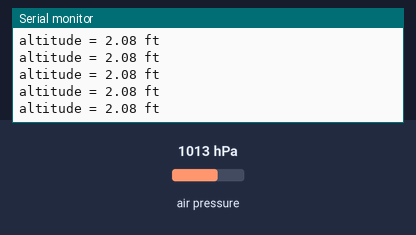
Simulated run of this sketch. Board: Arduino Uno, built with avr-gcc and run on an emulated ATmega328P. On the bench: the last lines printed to the serial monitor. Inputs (shaded band) come from the test bench; at power-on: air pressure 1013 hPa.

Above: at 1.2 s.
1.3 s: air pressure set to 952 hPa
At 1.69 s:
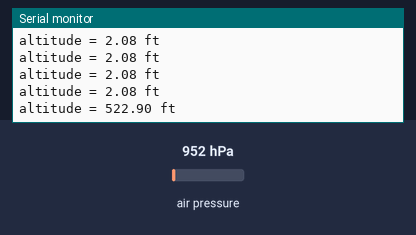
2.8 s: air pressure set to 975 hPa
At 2.94 s:
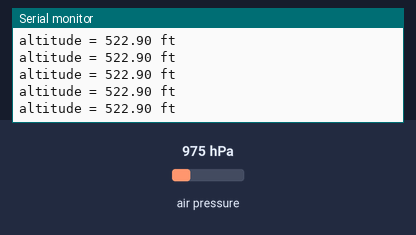
4.3 s: air pressure set to 1048 hPa
At 4.45 s:
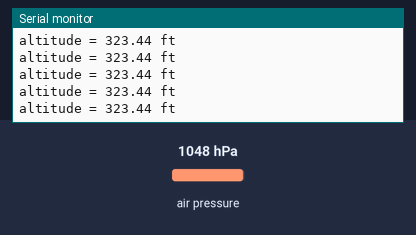
7.3 s: air pressure set to 1025 hPa
At 7.46 s:
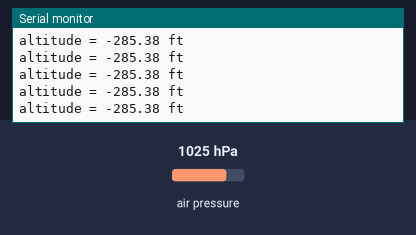
Timing chart, 0 to 10.3 s (numbered marks = the images above; inputs shaded):
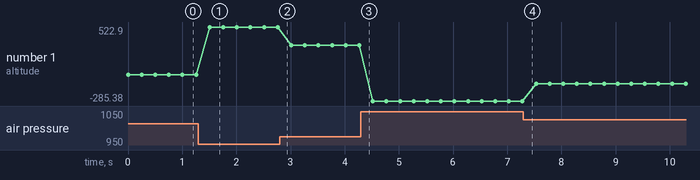

The sketch:

DAQSystem.ino
```cpp
#include <Adafruit_MPL3115A2.h>
#include <LoRa.h>


Adafruit_MPL3115A2 altimeter;

void setup()
{
  Serial.begin(9600);
  while(!Serial);
  altimeter.setSeaPressure(1013.26);
}

void loop()
{
  float altitude = altimeter.getAltitude();
  Serial.print("altitude = "); Serial.print(altitude); Serial.println(" ft");
  delay(250);
}
```

Measured:
- after the input at 1.3 s, the serial monitor: prints a new line after 0.21 s (image 1)
- plotted number 1: 2.08 → 522.9 after the input at 1.3 s, 522.9 → 323.44 after the input at 2.8 s, 323.44 → -285.38 after the input at 4.3 s, -285.38 → -97.37 after the input at 7.3 s
